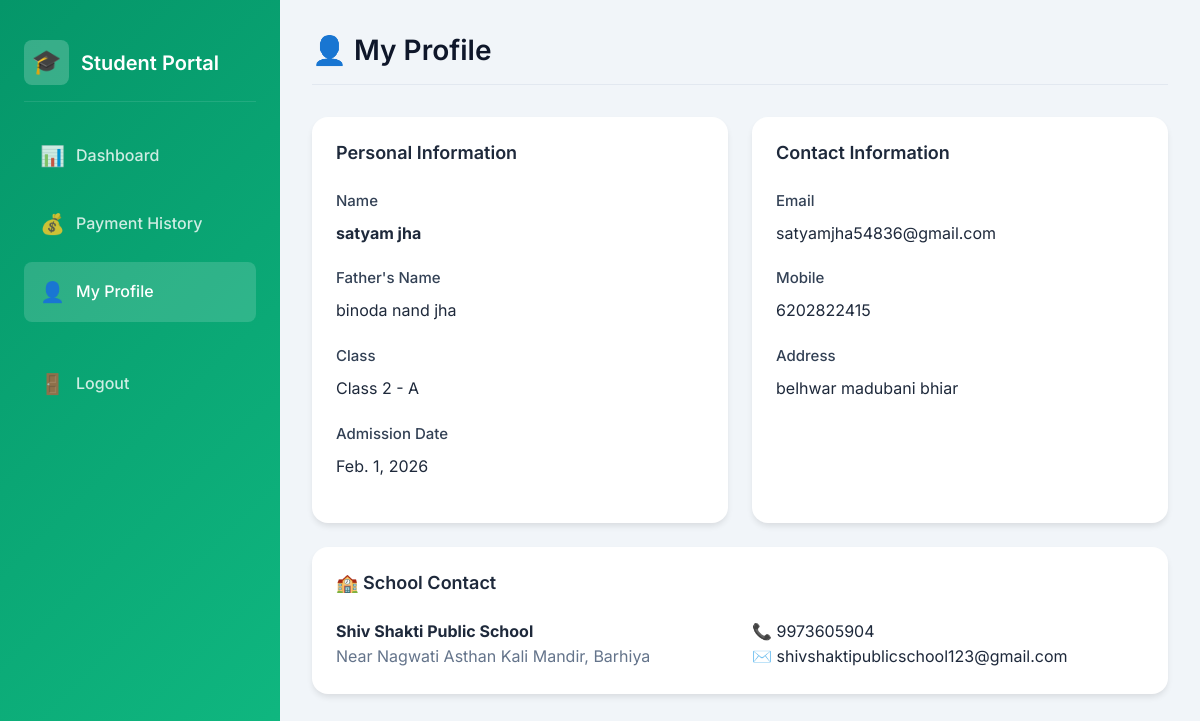
/student/profile/ (signed in), run on the app's committed database.
### core/models.py (models this page shows, shortened)
class Student(models.Model):
    name = models.CharField(max_length=100)
    father_name = models.CharField(max_length=100)
    student_class = models.ForeignKey(SchoolClass, on_delete=models.SET_NULL, null=True)
    role = models.CharField(max_length=50, default='Student')
    address = models.TextField(blank=True)
    email = models.EmailField(blank=True)
    mobile = models.CharField(max_length=15)
    admission_date = models.DateField()
    monthly_fee = models.DecimalField(max_digits=10, decimal_places=2, default=0)
    photo = models.BinaryField(blank=True, null=True)
    password = models.CharField(max_length=128)
    is_active = models.BooleanField(default=True)
    created_at = models.DateTimeField(auto_now_add=True)

class SchoolClass(models.Model):
    class_name = models.CharField(max_length=50)
    section = models.CharField(max_length=10)
    strength = models.IntegerField(default=0)
    class Meta:
        verbose_name = "Class"
        verbose_name_plural = "Classes"
        unique_together = ['class_name', 'section']
    def __str__(self):
        return f"{self.class_name} - {self.section}"

### core/views.py (the view)
# urls.py: path('student/profile/', views.student_profile, name='student_profile'),
def student_profile(request):
    if request.session.get('user_type') != 'student':
        return redirect('student_login')
    student_id = request.session.get('student_id')
    student = get_object_or_404(Student, pk=student_id)
    context = {
        'student': student,
        'school_info': {
            'name': 'Shiv Shakti Public School',
            'address': 'Near Nagwati Asthan Kali Mandir, Barhiya',
            'contact': '9973605904',
            'email': 'shivshaktipublicschool123@gmail.com'
        }
    }
    return render(request, 'student/profile.html', context)

### templates/student/profile.html (shortened to what this page needs)
{% extends 'base.html' %}
{% block body %}
<div class="dashboard-layout">
    <aside class="sidebar" style="background: linear-gradient(135deg, #059669 0%, #10b981 100%);">
        <div class="sidebar-brand">
            <div class="brand-icon">🎓</div>
            <div>
                <h2>Student Portal</h2>
            </div>
        </div>
        <nav>
            <ul class="sidebar-nav">
                <li class="nav-item"><a href="{% url 'student_dashboard' %}" class="nav-link"><span
                            class="icon">📊</span> Dashboard</a></li>
                <li class="nav-item"><a href="{% url 'student_payment_history' %}" class="nav-link"><span
                            class="icon">💰</span> Payment History</a></li>
                <li class="nav-item"><a href="{% url 'student_profile' %}" class="nav-link active"><span
                            class="icon">👤</span> My Profile</a></li>
                <li class="nav-item" style="margin-top: 2rem;"><a href="{% url 'logout' %}" class="nav-link"><span
                            class="icon">🚪</span> Logout</a></li>
            </ul>
        </nav>
    </aside>
    <main class="main-content">
        <div class="top-header">
            <h1 class="page-title">👤 My Profile</h1>
        </div>
        <div class="grid-2">
            <div class="card">
                <h3 class="card-title mb-3">Personal Information</h3>
                <div class="form-group"><label class="form-label">Name</label>
                    <p><strong>{{ student.name }}</strong></p>
                </div>
                <div class="form-group"><label class="form-label">Father's Name</label>
                    <p>{{ student.father_name }}</p>
                </div>
                <div class="form-group"><label class="form-label">Class</label>
                    <p>{{ student.student_class }}</p>
                </div>
                <div class="form-group"><label class="form-label">Admission Date</label>
                    <p>{{ student.admission_date }}</p>
                </div>
            </div>
            <div class="card">
                <h3 class="card-title mb-3">Contact Information</h3>
                <div class="form-group"><label class="form-label">Email</label>
                    <p>{{ student.email|default:"-" }}</p>
                </div>
                <div class="form-group"><label class="form-label">Mobile</label>
                    <p>{{ student.mobile }}</p>
                </div>
                <div class="form-group"><label class="form-label">Address</label>
                    <p>{{ student.address|default:"-" }}</p>
                </div>
            </div>
        </div>
        <div class="card mt-3">
            <h3 class="card-title mb-3">🏫 School Contact</h3>
            <div class="grid-2">
                <div><strong>{{ school_info.name }}</strong>
                    <p class="text-muted">{{ school_info.address }}</p>
                </div>
                <div>
                    <p>📞 {{ school_info.contact }}</p>
                    <p>✉️ {{ school_info.email }}</p>
                </div>
            </div>
        </div>
    </main>
</div>
{% endblock %}

### static/css/style.css (style rules this page uses)
:root { --primary-dark: #7f1d1d; --primary: #dc2626; --primary-light: #ef4444; --success: #22c55e; --success-light: #4ade80; --warning: #d97706; --warning-light: #f59e0b; --danger: #b91c1c; --danger-light: #dc2626; --info: #e11d48; --gold: #d97706; --gold-light: #f59e0b; --white: #ffffff; --gray-50: #f8fafc; --gray-100: #f1f5f9; --gray-200: #e2e8f0; --gray-300: #cbd5e1; --gray-400: #94a3b8; --gray-500: #64748b; --gray-600: #475569; --gray-700: #334155; --gray-800: #1e293b; --gray-900: #0f172a; --gradient-primary: linear-gradient(135deg, #7f1d1d 0%, #dc2626 100%); --gradient-success: linear-gradient(135deg, #15803d 0%, #22c55e 100%); --gradient-warning: linear-gradient(135deg, #b45309 0%, #d97706 100%); --gradient-danger: linear-gradient(135deg, #b91c1c 0%, #dc2626 100%); --shadow-sm: 0 1px 2px 0 rgba(0, 0, 0, 0.05); --shadow: 0 4px 6px -1px rgba(0, 0, 0, 0.1); --shadow-md: 0 10px 15px -3px rgba(0, 0, 0, 0.1); --shadow-lg: 0 25px 50px -12px rgba(0, 0, 0, 0.25); --shadow-glass: 0 8px 32px 0 rgba(127, 29, 29, 0.2); --radius-sm: 0.375rem; --radius: 0.5rem; --radius-md: 0.75rem; --radius-lg: 1rem; --radius-xl: 1.5rem; --transition: all 0.3s ease; --transition-fast: all 0.15s ease; }
*, *::before, *::after { box-sizing: border-box; margin: 0; padding: 0; }
body { font-family: 'Inter', 'Segoe UI', system-ui, -apple-system, sans-serif; background: var(--gray-100); color: var(--gray-800); line-height: 1.6; min-height: 100vh; }
a { text-decoration: none; color: inherit; }
h1, h2, h3, h4, h5, h6 { font-weight: 600; line-height: 1.3; color: var(--gray-900); }
h1 { font-size: 2.25rem; }
h2 { font-size: 1.875rem; }
h3 { font-size: 1.5rem; }
.dashboard-layout { display: flex; min-height: 100vh; }
.sidebar { width: 280px; background: var(--gradient-primary); color: var(--white); padding: 1.5rem; position: fixed; height: 100vh; overflow-y: auto; z-index: 100; }
.sidebar-brand { display: flex; align-items: center; gap: 0.75rem; padding: 1rem 0; border-bottom: 1px solid rgba(255, 255, 255, 0.1); margin-bottom: 1.5rem; }
.sidebar-brand h2 { color: var(--white); font-size: 1.25rem; }
.sidebar-brand .brand-icon { width: 45px; height: 45px; background: rgba(255, 255, 255, 0.2); border-radius: var(--radius); display: flex; align-items: center; justify-content: center; font-size: 1.5rem; }
.sidebar-nav { list-style: none; }
.nav-item { margin-bottom: 0.5rem; }
.nav-link { display: flex; align-items: center; gap: 0.75rem; padding: 0.875rem 1rem; border-radius: var(--radius); color: rgba(255, 255, 255, 0.8); transition: var(--transition); font-weight: 500; }
.nav-link:hover, .nav-link.active { background: rgba(255, 255, 255, 0.15); color: var(--white); }
.nav-link .icon { font-size: 1.25rem; width: 24px; text-align: center; }
.main-content { flex: 1; margin-left: 280px; padding: 2rem; }
.top-header { display: flex; justify-content: space-between; align-items: center; margin-bottom: 2rem; padding-bottom: 1rem; border-bottom: 1px solid var(--gray-200); }
.page-title { font-size: 1.75rem; color: var(--gray-900); }
.card { background: var(--white); border-radius: var(--radius-lg); box-shadow: var(--shadow); padding: 1.5rem; transition: var(--transition); }
.card-title { font-size: 1.125rem; font-weight: 600; color: var(--gray-800); }
.form-group { margin-bottom: 1.25rem; }
.form-label { display: block; font-weight: 500; color: var(--gray-700); margin-bottom: 0.5rem; font-size: 0.9375rem; }
.grid-2 { display: grid; grid-template-columns: repeat(2, 1fr); gap: 1.5rem; }
.text-muted { color: var(--gray-500); }
.mt-3 { margin-top: 1.5rem; }
.mb-3 { margin-bottom: 1.5rem; }

### data on the page
Student: name "satyam jha", father_name "binoda nand jha", student_class "Class 2 - A", admission_date "Feb. 1, 2026", email "satyamjha54836@gmail.com", mobile "6202822415", address "belhwar madubani bhiar"

### other printed values
{{ school_info.name }} "Shiv Shakti Public School"
{{ school_info.address }} "Near Nagwati Asthan Kali Mandir, Barhiya"
{{ school_info.contact }} "9973605904"
{{ school_info.email }} "shivshaktipublicschool123@gmail.com"
